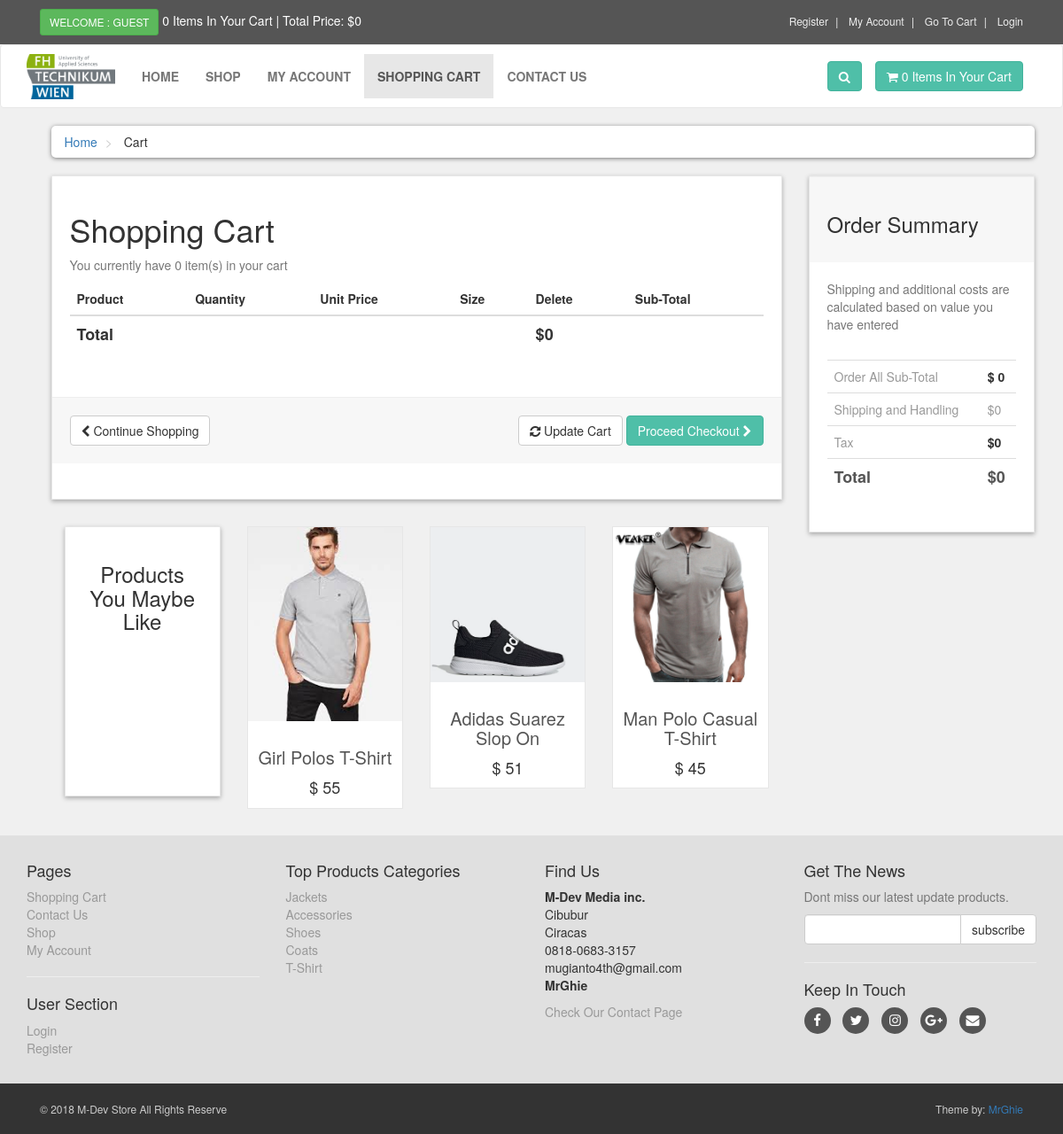
Page /cart.php on the earlier database version.
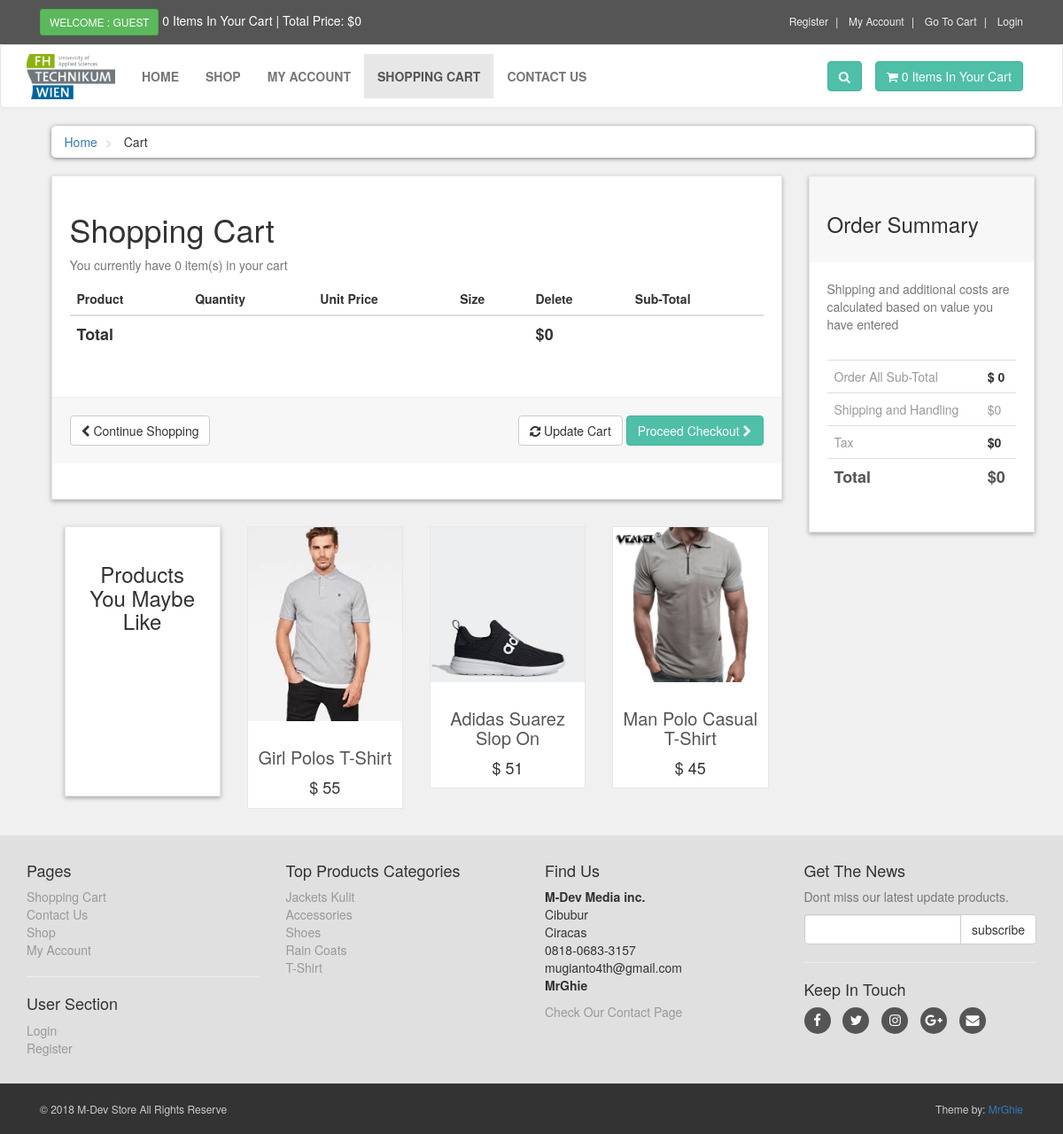
Same page on the later database version.
### tables this page shows
CREATE TABLE `product_categories` (
  `p_cat_id` int(10) NOT NULL,
  `p_cat_title` text NOT NULL,
  `p_cat_desc` text NOT NULL
);

### cart.php (the view, shortened to what the changed rows need)
<?php
    include("includes/header.php");
?>
   <div id="content">
       <div class="container">
           <div id="cart" class="col-md-9">
               <div class="box">
                   <form action="cart.php" method="post" enctype="multipart/form-data">
                       <h1>Shopping Cart</h1>
                       <div class="table-responsive">
                           <table class="table">
                               <thead>
                                   <tr>
                                       <th colspan="2">Product</th>
                                       <th>Quantity</th>
                                       <th>Unit Price</th>
                                       <th>Size</th>
                                       <th colspan="1">Delete</th>
                                       <th colspan="2">Sub-Total</th>
                                   </tr>
                               </thead>
                               <?php
                               $total = 0 ;
?>
                               <tfoot>
                                   <tr>
                                       <th colspan="5">Total</th>
                                       <th colspan="2">$<?php echo $total;?></th>
                                   </tr>
                               </tfoot>
                           </table>
                       </div>
                   </form>
               </div>
           </div>
           <div class="col-md-3">
               <div id="order-summary" class="box">
                   <div class="table-responsive">
                       <table class="table">
                           <tbody>
                               <tr>
                                   <th> $ <?php echo $total;?> </th>
                               </tr>
                               <tr>
                                   <th> $0 </th>
                               </tr>
                               <tr class="total">
                                   <th>  $<?php echo $total;?> </th>
                               </tr>
                           </tbody>
                       </table>
                   </div>
               </div>
           </div>
       </div>
   </div>
   <?php
    include("includes/footer.php");
    ?>
</body>
</html>

### includes/footer.php (shortened to what the changed rows need)
<div id="footer">
    <div class="container">
        <div class="row">
            <div class="com-sm-6 col-md-3">
                <ul>
                    <?php
                        $get_p_cats = "select * from product_categories";
                        $run_p_cats = mysqli_query($con,$get_p_cats);
                        while($row_p_cats=mysqli_fetch_array($run_p_cats)){
                            $p_cat_id = $row_p_cats['p_cat_id'];
                            $p_cat_title = $row_p_cats['p_cat_title'];
                            echo "
                                <li>
                                    <a href='shop.php?p_cat=$p_cat_id'>
                                        $p_cat_title
                                    </a>
                                </li>
                            ";
                        }
                    ?>
                </ul>
            </div>
        </div>
    </div>
</div>

Differences in the rows shown:
changed product_categories: p_cat_title "Jackets" → "Jackets Kulit"
changed product_categories: p_cat_title "Coats" → "Rain Coats"
